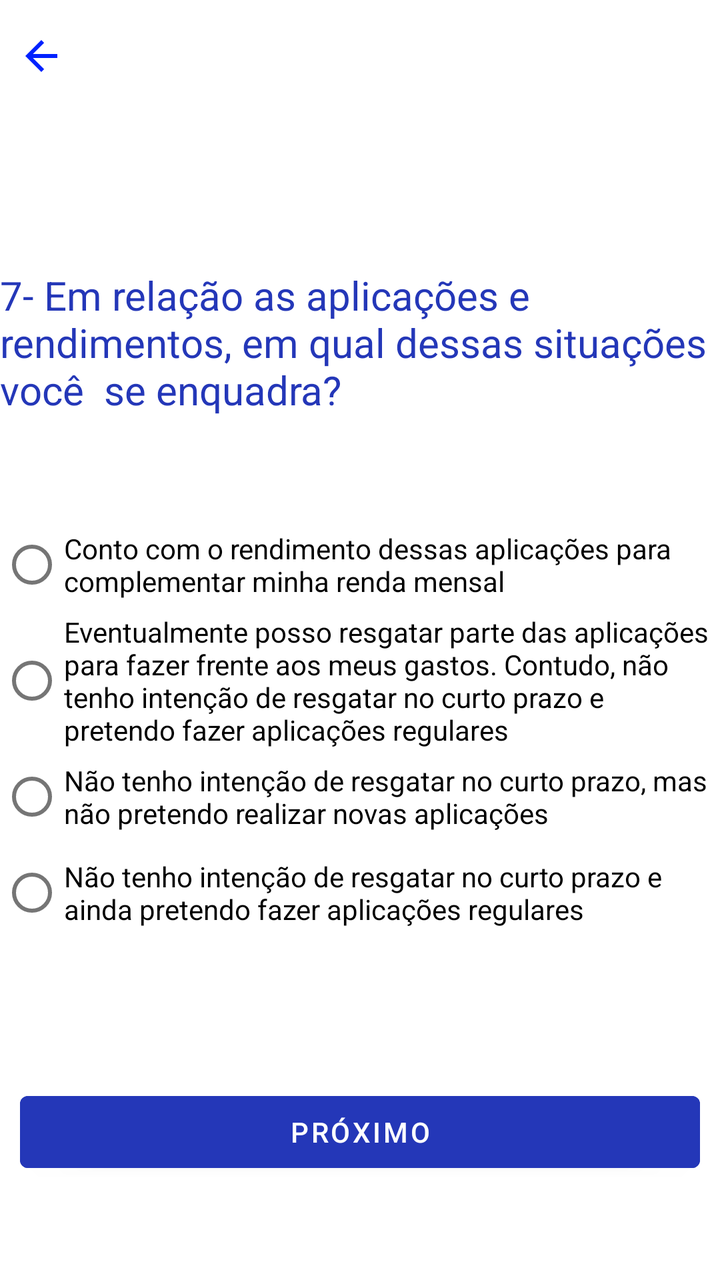
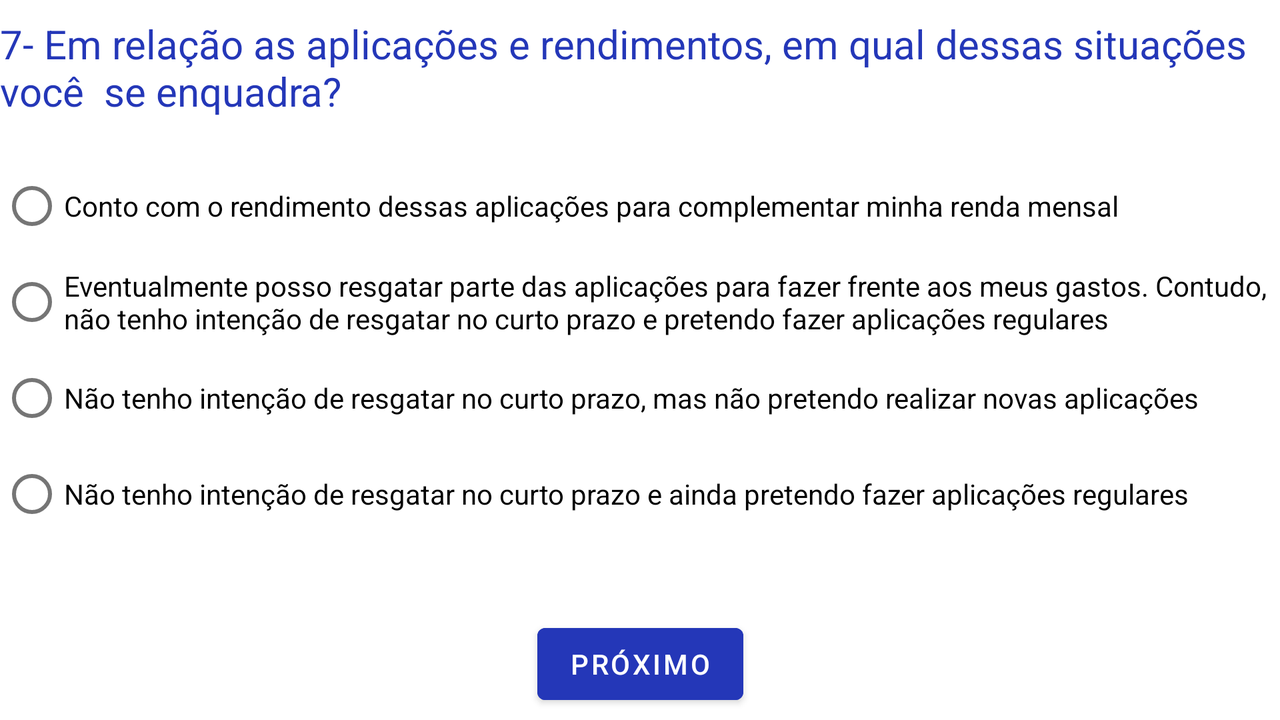

First picture: res/layout/ on a phone held upright. Second picture: the repository's own variant of that layout, on a device whose configuration matches the variant's folder. Source for both follows.
<!-- AndroidManifest.xml: application theme Theme.Conservador -->
<!-- res/layout/fragment_setimapergunta.xml -->
<?xml version="1.0" encoding="utf-8"?>
<androidx.constraintlayout.widget.ConstraintLayout xmlns:android="http://schemas.android.com/apk/res/android"
    xmlns:app="http://schemas.android.com/apk/res-auto"
    xmlns:tools="http://schemas.android.com/tools"
    android:id="@+id/frameLayout7"
    android:layout_width="match_parent"
    android:layout_height="match_parent"
    tools:context=".setimapergunta">

    

    <RadioGroup
        android:id="@+id/R7A"
        android:layout_width="0dp"
        android:layout_height="wrap_content"
        android:layout_marginTop="50dp"
        app:layout_constraintEnd_toEndOf="parent"
        app:layout_constraintStart_toStartOf="parent"
        app:layout_constraintTop_toBottomOf="@+id/pergunta7">

        <RadioButton
            android:id="@+id/Q7A"
            android:layout_width="match_parent"
            android:layout_height="wrap_content"
            android:text="Conto com o rendimento dessas aplicações para complementar minha renda mensal " />

        <RadioButton
            android:id="@+id/Q7B"
            android:layout_width="match_parent"
            android:layout_height="wrap_content"
            android:text="Eventualmente posso resgatar parte das aplicações para fazer frente aos meus gastos. Contudo, não tenho intenção de resgatar no curto prazo e pretendo fazer aplicações regulares" />

        <RadioButton
            android:id="@+id/Q7C"
            android:layout_width="match_parent"
            android:layout_height="wrap_content"
            android:text="Não tenho intenção de resgatar no curto prazo, mas não pretendo realizar novas aplicações" />

        <RadioButton
            android:id="@+id/Q7D"
            android:layout_width="match_parent"
            android:layout_height="wrap_content"
            android:text="Não tenho intenção de resgatar no curto prazo e ainda pretendo fazer aplicações regulares" />

    </RadioGroup>
    <ImageView
        android:id="@+id/back7"
        android:layout_width="wrap_content"
        android:layout_height="wrap_content"
        android:layout_marginTop="16dp"
        android:src="?attr/homeAsUpIndicator"
        app:layout_constraintEnd_toEndOf="parent"
        app:layout_constraintHorizontal_bias="0.026"
        app:layout_constraintStart_toStartOf="parent"
        app:layout_constraintTop_toTopOf="parent"
        app:tint="#0021FF" />
    <TextView
        android:id="@+id/pergunta7"
        android:layout_width="wrap_content"
        android:layout_height="wrap_content"
        android:layout_marginBottom="200dp"
        android:text="7- Em relação as aplicações e rendimentos, em qual dessas situações você  se enquadra?"
        android:textColor="#2437B8"
        android:textSize="20sp"
        app:layout_constraintBottom_toTopOf="@+id/btn7"
        app:layout_constraintEnd_toEndOf="parent"
        app:layout_constraintHorizontal_bias="0.0"
        app:layout_constraintStart_toStartOf="parent"
        app:layout_constraintTop_toTopOf="parent" />

    <Button
        android:id="@+id/btn7"
        android:layout_width="0dp"
        android:layout_height="wrap_content"
        android:layout_marginStart="10dp"
        android:layout_marginEnd="10dp"
        android:layout_marginBottom="50dp"
        android:backgroundTint="#2437B8"
        android:text="Próximo"
        app:layout_constraintBottom_toBottomOf="parent"
        app:layout_constraintEnd_toEndOf="parent"
        app:layout_constraintStart_toStartOf="parent" />

</androidx.constraintlayout.widget.ConstraintLayout>
<!-- resources referenced by this layout -->
<resources>
  <style name="Theme.Conservador" parent="Theme.MaterialComponents.DayNight.NoActionBar">
          
          <item name="colorPrimary">@color/purple_500</item>
          <item name="colorPrimaryVariant">@color/purple_700</item>
          <item name="colorOnPrimary">@color/white</item>
          
          <item name="colorSecondary">@color/teal_200</item>
          <item name="colorSecondaryVariant">@color/teal_700</item>
          <item name="colorOnSecondary">@color/black</item>
          
          <item name="android:statusBarColor" tools:targetApi="l">?attr/colorPrimaryVariant</item>
          
      </style>
</resources>
<!-- res/layout-land/fragment_setimapergunta.xml (the repository's variant of the layout above) -->
<!-- drawn on the phone turned sideways -->
<?xml version="1.0" encoding="utf-8"?>
<androidx.constraintlayout.widget.ConstraintLayout xmlns:android="http://schemas.android.com/apk/res/android"
    xmlns:app="http://schemas.android.com/apk/res-auto"
    xmlns:tools="http://schemas.android.com/tools"
    android:id="@+id/frameLayout7"
    android:layout_width="match_parent"
    android:layout_height="match_parent"
    tools:context=".setimapergunta">

    

    <RadioGroup
        android:id="@+id/R7A"
        android:layout_width="0dp"
        android:layout_height="wrap_content"
        android:layout_marginTop="20dp"
        app:layout_constraintEnd_toEndOf="parent"
        app:layout_constraintStart_toStartOf="parent"
        app:layout_constraintTop_toBottomOf="@+id/pergunta7">


        <RadioButton
            android:id="@+id/Q7A"
            android:layout_width="match_parent"
            android:layout_height="wrap_content"
            android:text="Conto com o rendimento dessas aplicações para complementar minha renda mensal " />

        <RadioButton
            android:id="@+id/Q7B"
            android:layout_width="match_parent"
            android:layout_height="wrap_content"
            android:text="Eventualmente posso resgatar parte das aplicações para fazer frente aos meus gastos. Contudo, não tenho intenção de resgatar no curto prazo e pretendo fazer aplicações regulares" />

        <RadioButton
            android:id="@+id/Q7C"
            android:layout_width="match_parent"
            android:layout_height="wrap_content"
            android:text="Não tenho intenção de resgatar no curto prazo, mas não pretendo realizar novas aplicações" />

        <RadioButton
            android:id="@+id/Q7D"
            android:layout_width="match_parent"
            android:layout_height="wrap_content"
            android:text="Não tenho intenção de resgatar no curto prazo e ainda pretendo fazer aplicações regulares" />

    </RadioGroup>

    <TextView
        android:id="@+id/pergunta7"
        android:layout_width="wrap_content"
        android:layout_height="wrap_content"
        android:layout_marginBottom="200dp"
        android:text="7- Em relação as aplicações e rendimentos, em qual dessas situações você  se enquadra?"
        android:textColor="#2437B8"
        android:textSize="20sp"
        app:layout_constraintBottom_toTopOf="@+id/btn7"
        app:layout_constraintEnd_toEndOf="parent"
        app:layout_constraintHorizontal_bias="0.0"
        app:layout_constraintStart_toStartOf="parent"
        app:layout_constraintTop_toTopOf="parent"
        app:layout_constraintVertical_bias="0.148" />

    <Button
        android:id="@+id/btn7"
        android:layout_width="wrap_content"
        android:layout_height="wrap_content"
        android:layout_marginBottom="4dp"
        android:backgroundTint="#2437B8"
        android:text="Próximo"
        app:layout_constraintBottom_toBottomOf="parent"
        app:layout_constraintEnd_toEndOf="parent"
        app:layout_constraintStart_toStartOf="parent" />

</androidx.constraintlayout.widget.ConstraintLayout>
